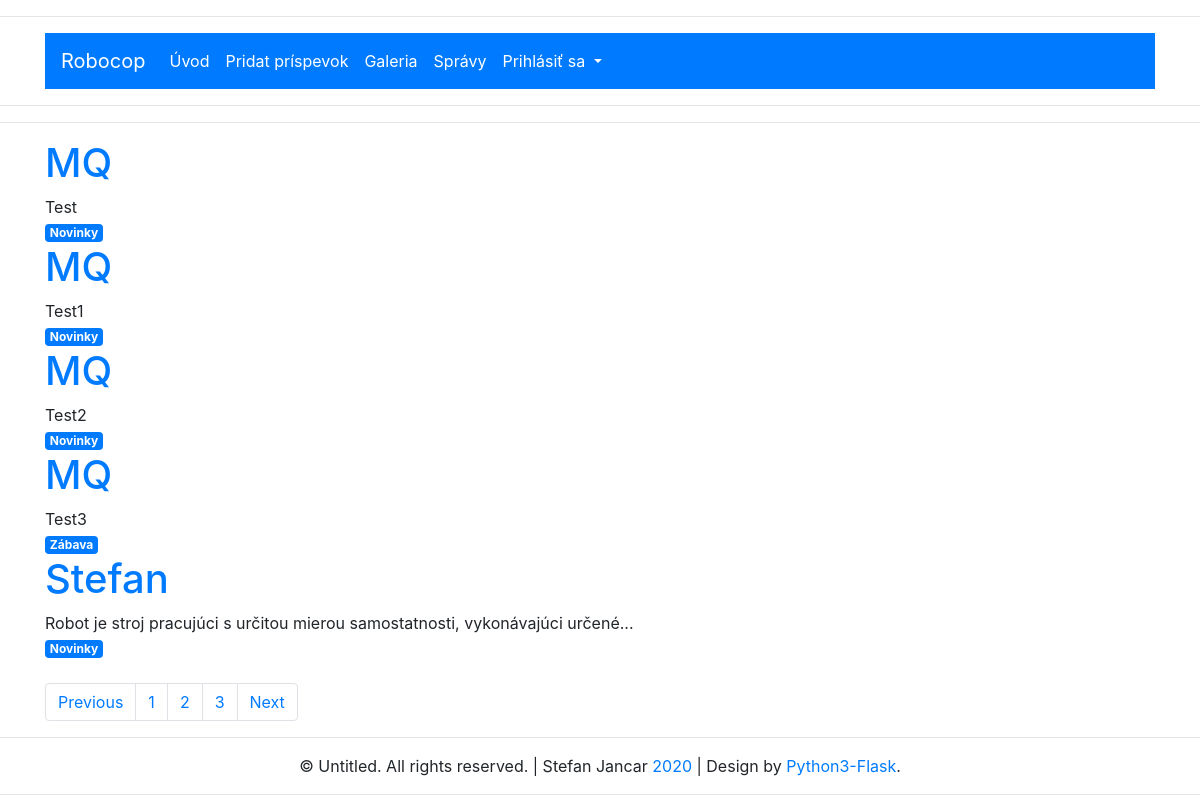
/spravy/, run on the app's committed database.
### root/prispevky/models.py (models this page shows)
class Prispevky(db.Model):
    id = db.Column(db.Integer, primary_key = True)
    text = db.Column(db.Text, nullable = False)
    autor_id = db.Column(db.Integer, db.ForeignKey("uzivatele.id"), nullable = False)
    tagy = db.relationship("Tagy", secondary = pri_tag, backref = "prispevky")
    zablokovano = db.Column(db.Integer, server_default = "0")

class Tagy(db.Model):
    id = db.Column(db.Integer, primary_key = True)
    nazev = db.Column(db.Text, unique = True)

### root/uzivatele/models.py (models this page shows, shortened)
class Uzivatele(db.Model):
    id = db.Column(db.Integer, primary_key=True)
    username = db.Column(db.Text, unique=True, nullable=False)
    password = db.Column(db.Text, nullable = False)
    datum_registrace = db.Column(db.Text, nullable = False, default = datetime.datetime.now().strftime("%Y-%m-%d %H:%M:%S"))
    datum_prihlaseni = db.Column(db.Text, nullable = False, default = datetime.datetime.now().strftime("%Y-%m-%d %H:%M:%S"))
    prispevky = db.relationship("Prispevky", backref = "autor", lazy = True)
    is_admin = db.Column(db.Integer, server_default = "0")

### root/prispevky/uvod.py (the view)
@prispevky_page.route("/spravy/")
def spravy():
    _prispevky = Prispevky.query.all()
    return render_template("spravy.html", prispevky = _prispevky)

### root/prispevky/templates/spravy.html (shortened to what this page needs)
{% extends "base.html" %}
{% block content %}
<hr>
<div class="container">
{% for prispevek in prispevky %}
{% if prispevek.zablokovano == 0 %}
<div class="d-inline">
    <a href="{{ url_for('prispevky_page.detail', id_c = prispevek.id) }}"><h1>{{ prispevek.autor.username }}</h1></a>
    {{ prispevek.text|truncate(80, end = "...") }} <br>
    {% for tag in prispevek.tagy %}
    <span class="badge badge-primary">{{ tag.nazev }}</span>
    {% endfor %}
</div>
{% endif %}
{% endfor %}
</div>
<br>
<nav aria-label="Page navigation example">
    <div class="container">
  <ul class="pagination">
    <li class="page-item"><a class="page-link" href="#">Previous</a></li>
    <li class="page-item"><a class="page-link" href="#">1</a></li>
    <li class="page-item"><a class="page-link" href="#">2</a></li>
    <li class="page-item"><a class="page-link" href="#">3</a></li>
    <li class="page-item"><a class="page-link" href="#">Next</a></li>
  </ul>
</div>
</nav>
{% endblock %}

### data on the page
Prispevky: autor.username "MQ", text "Test"
Tagy: nazev "Novinky"
Prispevky: autor.username "MQ", text "Test1"
Prispevky: autor.username "MQ", text "Test2"
Prispevky: autor.username "MQ", text "Test3"
Tagy: nazev "Zábava"
Prispevky: autor.username "Stefan", text "Robot je stroj pracujúci s určitou mierou samostatnosti, vykonávajúci určené..."
